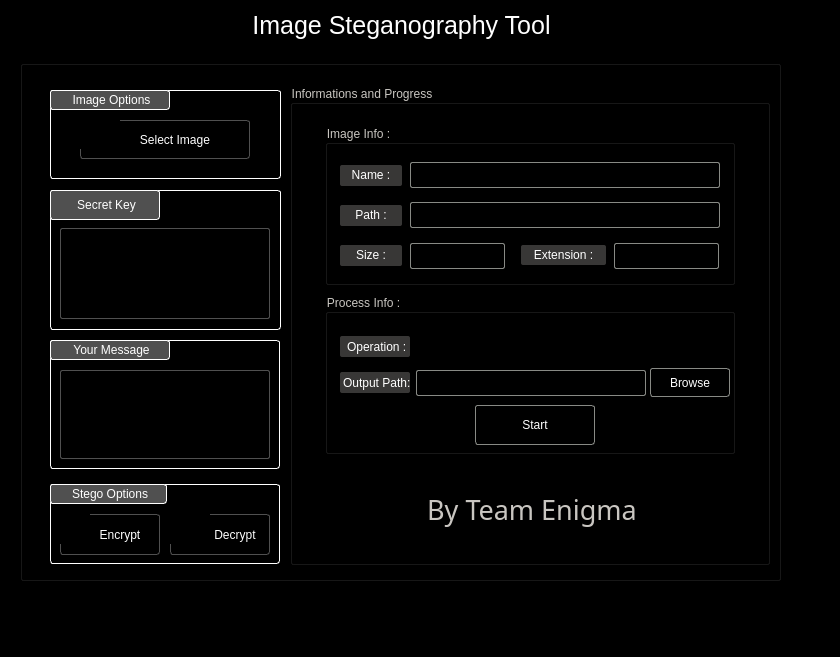
<?xml version="1.0" encoding="UTF-8"?>
<ui version="4.0">
 <class>MainWindow</class>
 <widget class="QMainWindow" name="MainWindow">
  <property name="enabled">
   <bool>true</bool>
  </property>
  <property name="geometry">
   <rect>
    <x>0</x>
    <y>0</y>
    <width>840</width>
    <height>657</height>
   </rect>
  </property>
  <property name="maximumSize">
   <size>
    <width>16777215</width>
    <height>16777215</height>
   </size>
  </property>
  <property name="cursor">
   <cursorShape>ArrowCursor</cursorShape>
  </property>
  <property name="windowTitle">
   <string>Image Stegano Tool</string>
  </property>
  <property name="styleSheet">
   <string notr="true">background-color: rgb(0, 0, 0);
color: rgb(255, 255, 255)</string>
  </property>
  <property name="dockNestingEnabled">
   <bool>false</bool>
  </property>
  <widget class="QWidget" name="centralwidget">
   <widget class="QLabel" name="label">
    <property name="geometry">
     <rect>
      <x>161</x>
      <y>0</y>
      <width>481</width>
      <height>51</height>
     </rect>
    </property>
    <property name="styleSheet">
     <string notr="true">color:rgb(255,255,255);
font-size: 25px</string>
    </property>
    <property name="text">
     <string>Image Steganography Tool</string>
    </property>
    <property name="alignment">
     <set>Qt::AlignCenter</set>
    </property>
    <property name="wordWrap">
     <bool>false</bool>
    </property>
   </widget>
   <widget class="QGroupBox" name="groupBox">
    <property name="geometry">
     <rect>
      <x>20</x>
      <y>60</y>
      <width>761</width>
      <height>521</height>
     </rect>
    </property>
    <property name="title">
     <string/>
    </property>
    <widget class="QGroupBox" name="groupBox_2">
     <property name="geometry">
      <rect>
       <x>30</x>
       <y>424</y>
       <width>230</width>
       <height>80</height>
      </rect>
     </property>
     <property name="styleSheet">
      <string notr="true">border: 1px solid;
border-color: rgb(255,255,255);
border-radius: 3px;
color: rgb(255, 255, 255)</string>
     </property>
     <property name="title">
      <string>GroupBox</string>
     </property>
     <widget class="QPushButton" name="pushButton">
      <property name="geometry">
       <rect>
        <x>10</x>
        <y>30</y>
        <width>100</width>
        <height>41</height>
       </rect>
      </property>
      <property name="cursor">
       <cursorShape>PointingHandCursor</cursorShape>
      </property>
      <property name="styleSheet">
       <string notr="true">QPushButton {
	color: rgb(255, 255, 255);
	border: 1px solid;
	border-color: rgb(80,80,80);
	border-radius: 3px
}
QPushButton:hover{
	color: rgb(245, 121, 0)
}</string>
      </property>
      <property name="text">
       <string>      Encrypt</string>
      </property>
     </widget>
     <widget class="QPushButton" name="pushButton_2">
      <property name="geometry">
       <rect>
        <x>120</x>
        <y>30</y>
        <width>100</width>
        <height>41</height>
       </rect>
      </property>
      <property name="cursor">
       <cursorShape>PointingHandCursor</cursorShape>
      </property>
      <property name="styleSheet">
       <string notr="true">QPushButton {
	color: rgb(255, 255, 255);
	border: 1px solid;
	border-color: rgb(80,80,80);
	border-radius: 3px
}
QPushButton:hover{
	color: rgb(245, 121, 0)
}
</string>
      </property>
      <property name="text">
       <string>         Decrypt</string>
      </property>
     </widget>
     <widget class="QLabel" name="label_4">
      <property name="geometry">
       <rect>
        <x>0</x>
        <y>0</y>
        <width>117</width>
        <height>20</height>
       </rect>
      </property>
      <property name="styleSheet">
       <string notr="true">color: rgb(255, 255, 255);
background-color: rgb(80,80,80);
border-radius: 3px</string>
      </property>
      <property name="text">
       <string>&lt;html&gt;&lt;head/&gt;&lt;body&gt;&lt;p align=&quot;center&quot;&gt;Stego Options&lt;/p&gt;&lt;/body&gt;&lt;/html&gt;</string>
      </property>
      <property name="alignment">
       <set>Qt::AlignLeading|Qt::AlignLeft|Qt::AlignVCenter</set>
      </property>
     </widget>
    </widget>
    <widget class="QGroupBox" name="groupBox_3">
     <property name="geometry">
      <rect>
       <x>30</x>
       <y>30</y>
       <width>231</width>
       <height>89</height>
      </rect>
     </property>
     <property name="styleSheet">
      <string notr="true">border: 1px solid;
border-color: rgb(255,255,255);
border-radius: 3px</string>
     </property>
     <property name="title">
      <string>GroupBox</string>
     </property>
     <widget class="QLabel" name="label_5">
      <property name="geometry">
       <rect>
        <x>0</x>
        <y>0</y>
        <width>120</width>
        <height>20</height>
       </rect>
      </property>
      <property name="styleSheet">
       <string notr="true">color: rgb(255, 255, 255);
background-color: rgb(80,80,80);
border-radius: 3px</string>
      </property>
      <property name="text">
       <string>&lt;html&gt;&lt;head/&gt;&lt;body&gt;&lt;p align=&quot;center&quot;&gt;Image Options&lt;/p&gt;&lt;/body&gt;&lt;/html&gt;</string>
      </property>
     </widget>
    </widget>
    <widget class="QLabel" name="label_6">
     <property name="geometry">
      <rect>
       <x>40</x>
       <y>454</y>
       <width>30</width>
       <height>30</height>
      </rect>
     </property>
     <property name="cursor">
      <cursorShape>PointingHandCursor</cursorShape>
     </property>
     <property name="text">
      <string>&lt;html&gt;&lt;head/&gt;&lt;body&gt;&lt;p&gt;&lt;img src=&quot;:/photos/hide.png&quot;/&gt;&lt;/p&gt;&lt;/body&gt;&lt;/html&gt;</string>
     </property>
    </widget>
    <widget class="QLabel" name="label_7">
     <property name="geometry">
      <rect>
       <x>150</x>
       <y>454</y>
       <width>40</width>
       <height>30</height>
      </rect>
     </property>
     <property name="cursor">
      <cursorShape>PointingHandCursor</cursorShape>
     </property>
     <property name="text">
      <string>&lt;html&gt;&lt;head/&gt;&lt;body&gt;&lt;p&gt;&lt;img src=&quot;:/photos/eye.png&quot;/&gt;&lt;/p&gt;&lt;/body&gt;&lt;/html&gt;</string>
     </property>
    </widget>
    <widget class="QPushButton" name="pushButton_3">
     <property name="geometry">
      <rect>
       <x>60</x>
       <y>60</y>
       <width>170</width>
       <height>39</height>
      </rect>
     </property>
     <property name="cursor">
      <cursorShape>PointingHandCursor</cursorShape>
     </property>
     <property name="styleSheet">
      <string notr="true">
QPushButton {
	color: rgb(255, 255, 255);
	border: 1px solid;
	border-color: rgb(80,80,80);
	border-radius: 3px
}
QPushButton:hover{
	color: rgb(245, 121, 0)
}</string>
     </property>
     <property name="text">
      <string>      Select Image</string>
     </property>
    </widget>
    <widget class="QLabel" name="label_2">
     <property name="geometry">
      <rect>
       <x>60</x>
       <y>60</y>
       <width>40</width>
       <height>29</height>
      </rect>
     </property>
     <property name="cursor">
      <cursorShape>PointingHandCursor</cursorShape>
     </property>
     <property name="text">
      <string>&lt;html&gt;&lt;head/&gt;&lt;body&gt;&lt;p&gt;&lt;img src=&quot;:/photos/folder.png&quot;/&gt;&lt;/p&gt;&lt;/body&gt;&lt;/html&gt;</string>
     </property>
    </widget>
    <widget class="QGroupBox" name="groupBox_4">
     <property name="geometry">
      <rect>
       <x>30</x>
       <y>130</y>
       <width>231</width>
       <height>140</height>
      </rect>
     </property>
     <property name="styleSheet">
      <string notr="true">border: 1px solid;
border-color: rgb(255,255,255);
border-radius: 3px</string>
     </property>
     <property name="title">
      <string>GroupBox</string>
     </property>
     <widget class="QLabel" name="label_8">
      <property name="geometry">
       <rect>
        <x>0</x>
        <y>0</y>
        <width>110</width>
        <height>30</height>
       </rect>
      </property>
      <property name="styleSheet">
       <string notr="true">color: rgb(255, 255, 255);
background-color: rgb(80,80,80);
border-radius: 3px</string>
      </property>
      <property name="text">
       <string>&lt;html&gt;&lt;head/&gt;&lt;body&gt;&lt;p align=&quot;center&quot;&gt;Secret Key&lt;/p&gt;&lt;/body&gt;&lt;/html&gt;</string>
      </property>
      <property name="alignment">
       <set>Qt::AlignLeading|Qt::AlignLeft|Qt::AlignVCenter</set>
      </property>
     </widget>
    </widget>
    <widget class="QPlainTextEdit" name="plainTextEdit">
     <property name="geometry">
      <rect>
       <x>40</x>
       <y>168</y>
       <width>210</width>
       <height>91</height>
      </rect>
     </property>
     <property name="styleSheet">
      <string notr="true">color: rgb(255, 255, 255);
border: 1px solid rgb(80,80,80);
border-radius: 2px</string>
     </property>
    </widget>
    <widget class="QGroupBox" name="groupBox_5">
     <property name="enabled">
      <bool>false</bool>
     </property>
     <property name="geometry">
      <rect>
       <x>30</x>
       <y>280</y>
       <width>230</width>
       <height>129</height>
      </rect>
     </property>
     <property name="styleSheet">
      <string notr="true">border: 1px solid;
border-color: rgb(255,255,255);
border-radius: 3px;
color: rgb(255, 255, 255)</string>
     </property>
     <property name="title">
      <string/>
     </property>
     <widget class="QLabel" name="label_10">
      <property name="enabled">
       <bool>false</bool>
      </property>
      <property name="geometry">
       <rect>
        <x>0</x>
        <y>0</y>
        <width>120</width>
        <height>20</height>
       </rect>
      </property>
      <property name="styleSheet">
       <string notr="true">color: rgb(255, 255, 255);
background-color: rgb(80,80,80);
border-radius: 3px</string>
      </property>
      <property name="text">
       <string>&lt;html&gt;&lt;head/&gt;&lt;body&gt;&lt;p align=&quot;center&quot;&gt;Your Message&lt;/p&gt;&lt;/body&gt;&lt;/html&gt;</string>
      </property>
     </widget>
    </widget>
    <widget class="QPlainTextEdit" name="plainTextEdit_2">
     <property name="enabled">
      <bool>true</bool>
     </property>
     <property name="geometry">
      <rect>
       <x>40</x>
       <y>310</y>
       <width>210</width>
       <height>89</height>
      </rect>
     </property>
     <property name="styleSheet">
      <string notr="true">color: rgb(255, 255, 255);
border: 1px solid rgb(80,80,80);
border-radius: 2px</string>
     </property>
    </widget>
    <widget class="QLabel" name="label_20">
     <property name="geometry">
      <rect>
       <x>8</x>
       <y>30</y>
       <width>20</width>
       <height>18</height>
      </rect>
     </property>
     <property name="text">
      <string>&lt;html&gt;&lt;head/&gt;&lt;body&gt;&lt;p align=&quot;center&quot;&gt;&lt;img src=&quot;:/photos/one.png&quot;/&gt;&lt;/p&gt;&lt;/body&gt;&lt;/html&gt;</string>
     </property>
     <property name="pixmap">
      <pixmap resource="photos.qrc">:/photos/1.png</pixmap>
     </property>
     <property name="alignment">
      <set>Qt::AlignCenter</set>
     </property>
    </widget>
    <widget class="QLabel" name="label_21">
     <property name="geometry">
      <rect>
       <x>7</x>
       <y>132</y>
       <width>20</width>
       <height>18</height>
      </rect>
     </property>
     <property name="text">
      <string>&lt;html&gt;&lt;head/&gt;&lt;body&gt;&lt;p&gt;&lt;img src=&quot;:/photos/two.png&quot;/&gt;&lt;/p&gt;&lt;/body&gt;&lt;/html&gt;</string>
     </property>
     <property name="pixmap">
      <pixmap resource="photos.qrc">:/photos/2.png</pixmap>
     </property>
     <property name="alignment">
      <set>Qt::AlignCenter</set>
     </property>
    </widget>
    <widget class="QLabel" name="label_22">
     <property name="geometry">
      <rect>
       <x>8</x>
       <y>281</y>
       <width>20</width>
       <height>18</height>
      </rect>
     </property>
     <property name="text">
      <string>&lt;html&gt;&lt;head/&gt;&lt;body&gt;&lt;p align=&quot;center&quot;&gt;&lt;img src=&quot;:/photos/three.png&quot;/&gt;&lt;/p&gt;&lt;/body&gt;&lt;/html&gt;</string>
     </property>
     <property name="pixmap">
      <pixmap resource="photos.qrc">:/photos/3.png</pixmap>
     </property>
     <property name="alignment">
      <set>Qt::AlignCenter</set>
     </property>
    </widget>
    <widget class="QLabel" name="label_23">
     <property name="geometry">
      <rect>
       <x>8</x>
       <y>425</y>
       <width>20</width>
       <height>18</height>
      </rect>
     </property>
     <property name="text">
      <string>&lt;html&gt;&lt;head/&gt;&lt;body&gt;&lt;p align=&quot;center&quot;&gt;&lt;img src=&quot;:/photos/four.png&quot;/&gt;&lt;/p&gt;&lt;/body&gt;&lt;/html&gt;</string>
     </property>
     <property name="pixmap">
      <pixmap resource="photos.qrc">:/photos/4.png</pixmap>
     </property>
     <property name="alignment">
      <set>Qt::AlignCenter</set>
     </property>
    </widget>
    <widget class="QGroupBox" name="groupBox_6">
     <property name="geometry">
      <rect>
       <x>270</x>
       <y>25</y>
       <width>480</width>
       <height>480</height>
      </rect>
     </property>
     <property name="styleSheet">
      <string notr="true">color: #c9c6c1;</string>
     </property>
     <property name="title">
      <string>Informations and Progress</string>
     </property>
     <widget class="QGroupBox" name="groupBox_7">
      <property name="geometry">
       <rect>
        <x>35</x>
        <y>40</y>
        <width>410</width>
        <height>160</height>
       </rect>
      </property>
      <property name="styleSheet">
       <string notr="true">color: #c9c6c1;</string>
      </property>
      <property name="title">
       <string>Image Info :</string>
      </property>
      <widget class="QLabel" name="label_13">
       <property name="geometry">
        <rect>
         <x>15</x>
         <y>120</y>
         <width>62</width>
         <height>21</height>
        </rect>
       </property>
       <property name="styleSheet">
        <string notr="true">color: rgb(255, 255, 255);
background-color: rgb(56, 55, 54);
border-radius: 2px</string>
       </property>
       <property name="text">
        <string>&lt;html&gt;&lt;head/&gt;&lt;body&gt;&lt;p align=&quot;center&quot;&gt;Size :&lt;/p&gt;&lt;/body&gt;&lt;/html&gt;</string>
       </property>
      </widget>
      <widget class="QLabel" name="label_25">
       <property name="geometry">
        <rect>
         <x>196</x>
         <y>120</y>
         <width>85</width>
         <height>20</height>
        </rect>
       </property>
       <property name="styleSheet">
        <string notr="true">color: rgb(255, 255, 255);
background-color: rgb(56, 55, 54);
border-radius: 2px</string>
       </property>
       <property name="text">
        <string>&lt;html&gt;&lt;head/&gt;&lt;body&gt;&lt;p align=&quot;center&quot;&gt;Extension :&lt;/p&gt;&lt;/body&gt;&lt;/html&gt;</string>
       </property>
      </widget>
     </widget>
     <widget class="QLabel" name="label_11">
      <property name="geometry">
       <rect>
        <x>50</x>
        <y>80</y>
        <width>62</width>
        <height>21</height>
       </rect>
      </property>
      <property name="styleSheet">
       <string notr="true">color: rgb(255, 255, 255);
background-color: rgb(56, 55, 54);
border-radius: 2px</string>
      </property>
      <property name="text">
       <string>&lt;html&gt;&lt;head/&gt;&lt;body&gt;&lt;p align=&quot;center&quot;&gt;Name :&lt;/p&gt;&lt;/body&gt;&lt;/html&gt;</string>
      </property>
     </widget>
     <widget class="QLabel" name="label_12">
      <property name="geometry">
       <rect>
        <x>50</x>
        <y>120</y>
        <width>62</width>
        <height>21</height>
       </rect>
      </property>
      <property name="styleSheet">
       <string notr="true">color: rgb(255, 255, 255);
background-color: rgb(56, 55, 54);
border-radius: 2px</string>
      </property>
      <property name="text">
       <string>&lt;html&gt;&lt;head/&gt;&lt;body&gt;&lt;p align=&quot;center&quot;&gt;Path :&lt;/p&gt;&lt;/body&gt;&lt;/html&gt;</string>
      </property>
     </widget>
     <widget class="QLineEdit" name="lineEdit">
      <property name="enabled">
       <bool>true</bool>
      </property>
      <property name="geometry">
       <rect>
        <x>120</x>
        <y>117</y>
        <width>310</width>
        <height>26</height>
       </rect>
      </property>
      <property name="styleSheet">
       <string notr="true">border: 1px solid rgb(136, 138, 133);
border-radius: 2px;
color: rgb(255, 255, 255)</string>
      </property>
     </widget>
     <widget class="QLineEdit" name="lineEdit_2">
      <property name="enabled">
       <bool>false</bool>
      </property>
      <property name="geometry">
       <rect>
        <x>120</x>
        <y>77</y>
        <width>310</width>
        <height>26</height>
       </rect>
      </property>
      <property name="styleSheet">
       <string notr="true">border: 1px solid rgb(136, 138, 133);
border-radius: 2px;
color: rgb(255, 255, 255)</string>
      </property>
     </widget>
     <widget class="QLineEdit" name="lineEdit_3">
      <property name="enabled">
       <bool>false</bool>
      </property>
      <property name="geometry">
       <rect>
        <x>120</x>
        <y>158</y>
        <width>95</width>
        <height>26</height>
       </rect>
      </property>
      <property name="styleSheet">
       <string notr="true">border: 1px solid rgb(136, 138, 133);
border-radius: 2px;
color: rgb(255, 255, 255)</string>
      </property>
     </widget>
     <widget class="QGroupBox" name="groupBox_8">
      <property name="geometry">
       <rect>
        <x>35</x>
        <y>209</y>
        <width>410</width>
        <height>160</height>
       </rect>
      </property>
      <property name="styleSheet">
       <string notr="true">color: #c9c6c1;</string>
      </property>
      <property name="title">
       <string>Process Info :</string>
      </property>
      <widget class="QLabel" name="label_15">
       <property name="geometry">
        <rect>
         <x>15</x>
         <y>78</y>
         <width>70</width>
         <height>21</height>
        </rect>
       </property>
       <property name="styleSheet">
        <string notr="true">color: rgb(255, 255, 255);
background-color: rgb(56, 55, 54);
border-radius: 2px</string>
       </property>
       <property name="text">
        <string> Output Path:</string>
       </property>
       <property name="alignment">
        <set>Qt::AlignCenter</set>
       </property>
      </widget>
      <widget class="QLabel" name="label_16">
       <property name="geometry">
        <rect>
         <x>15</x>
         <y>42</y>
         <width>70</width>
         <height>21</height>
        </rect>
       </property>
       <property name="styleSheet">
        <string notr="true">color: rgb(255, 255, 255);
background-color: rgb(56, 55, 54);
border-radius: 2px</string>
       </property>
       <property name="text">
        <string> Operation :</string>
       </property>
       <property name="alignment">
        <set>Qt::AlignCenter</set>
       </property>
      </widget>
      <widget class="QLabel" name="label_17">
       <property name="geometry">
        <rect>
         <x>94</x>
         <y>43</y>
         <width>130</width>
         <height>18</height>
        </rect>
       </property>
       <property name="styleSheet">
        <string notr="true">color: rgb(255,255,255);</string>
       </property>
       <property name="text">
        <string>&lt;html&gt;&lt;head/&gt;&lt;body&gt;&lt;p align=&quot;center&quot;&gt;&lt;br/&gt;&lt;/p&gt;&lt;/body&gt;&lt;/html&gt;</string>
       </property>
      </widget>
      <widget class="QPushButton" name="pushButton_4">
       <property name="geometry">
        <rect>
         <x>150</x>
         <y>111</y>
         <width>120</width>
         <height>40</height>
        </rect>
       </property>
       <property name="cursor">
        <cursorShape>PointingHandCursor</cursorShape>
       </property>
       <property name="styleSheet">
        <string notr="true">
QPushButton {
	color: rgb(255, 255, 255);
	border: 1px solid;
	border-color: rgb(136, 138, 133);
	border-radius: 3px
}
QPushButton:hover{
	color: rgb(245, 121, 0)
}</string>
       </property>
       <property name="text">
        <string>Start</string>
       </property>
      </widget>
     </widget>
     <widget class="QLineEdit" name="lineEdit_4">
      <property name="enabled">
       <bool>false</bool>
      </property>
      <property name="geometry">
       <rect>
        <x>126</x>
        <y>285</y>
        <width>230</width>
        <height>26</height>
       </rect>
      </property>
      <property name="styleSheet">
       <string notr="true">border: 1px solid rgb(136, 138, 133);
border-radius: 2px;
color: rgb(255, 255, 255)</string>
      </property>
     </widget>
     <widget class="QLabel" name="label_19">
      <property name="geometry">
       <rect>
        <x>32</x>
        <y>380</y>
        <width>420</width>
        <height>90</height>
       </rect>
      </property>
      <property name="font">
       <font>
        <family>Karumbi</family>
       </font>
      </property>
      <property name="text">
       <string>&lt;html&gt;&lt;head/&gt;&lt;body&gt;&lt;p align=&quot;center&quot;&gt;&lt;span style=&quot; font-size:20pt; color:#c9c6c1;&quot;&gt;By Team Enigma&lt;/span&gt;&lt;/p&gt;&lt;/body&gt;&lt;/html&gt;</string>
      </property>
     </widget>
     <widget class="QLineEdit" name="lineEdit_5">
      <property name="enabled">
       <bool>false</bool>
      </property>
      <property name="geometry">
       <rect>
        <x>324</x>
        <y>158</y>
        <width>105</width>
        <height>26</height>
       </rect>
      </property>
      <property name="styleSheet">
       <string notr="true">border: 1px solid rgb(136, 138, 133);
border-radius: 2px;
color: rgb(255, 255, 255)</string>
      </property>
     </widget>
    </widget>
    <widget class="QPushButton" name="pushButton_5">
     <property name="geometry">
      <rect>
       <x>630</x>
       <y>308</y>
       <width>80</width>
       <height>29</height>
      </rect>
     </property>
     <property name="cursor">
      <cursorShape>PointingHandCursor</cursorShape>
     </property>
     <property name="styleSheet">
      <string notr="true">
QPushButton {
	color: rgb(255, 255, 255);
	border: 1px solid;
	border-color: rgb(136, 138, 133);
	border-radius: 3px
}
QPushButton:hover{
	color: rgb(245, 121, 0)
}</string>
     </property>
     <property name="text">
      <string>Browse</string>
     </property>
    </widget>
    <widget class="QLabel" name="label_3">
     <property name="geometry">
      <rect>
       <x>227</x>
       <y>237</y>
       <width>21</width>
       <height>20</height>
      </rect>
     </property>
     <property name="styleSheet">
      <string notr="true">background-color: rgb(0,0,0);</string>
     </property>
     <property name="text">
      <string/>
     </property>
     <property name="pixmap">
      <pixmap resource="photos.qrc">:/photos/key-tool.png</pixmap>
     </property>
     <property name="scaledContents">
      <bool>true</bool>
     </property>
     <property name="alignment">
      <set>Qt::AlignCenter</set>
     </property>
    </widget>
    <zorder>groupBox_5</zorder>
    <zorder>groupBox_3</zorder>
    <zorder>groupBox_2</zorder>
    <zorder>label_6</zorder>
    <zorder>label_7</zorder>
    <zorder>pushButton_3</zorder>
    <zorder>label_2</zorder>
    <zorder>groupBox_4</zorder>
    <zorder>plainTextEdit</zorder>
    <zorder>plainTextEdit_2</zorder>
    <zorder>label_20</zorder>
    <zorder>label_21</zorder>
    <zorder>label_22</zorder>
    <zorder>label_23</zorder>
    <zorder>groupBox_6</zorder>
    <zorder>pushButton_5</zorder>
    <zorder>label_3</zorder>
   </widget>
   <zorder>groupBox</zorder>
   <zorder>label</zorder>
  </widget>
  <widget class="QStatusBar" name="statusbar"/>
 </widget>
 <resources>
  <include location="photos.qrc"/>
 </resources>
 <connections/>
</ui>
